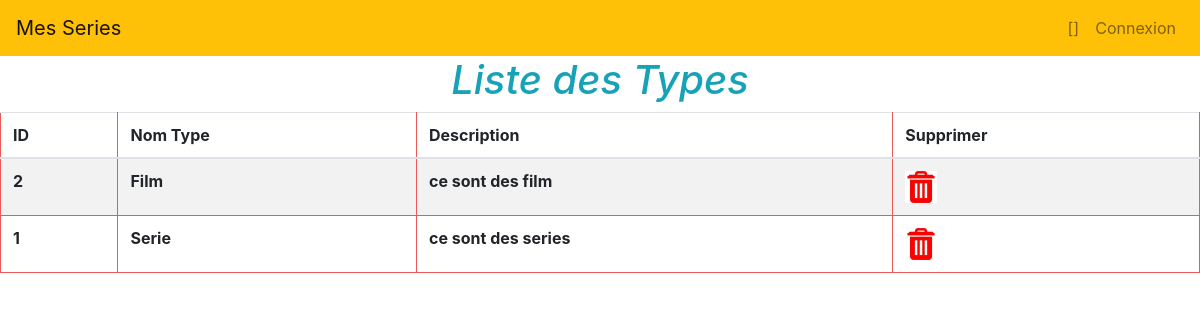
The app's page /MesSeries/types/ with its own data.
### MesSeries/models.py (models this page shows, shortened)
class Type(models.Model):
    nomType= models.TextField()
    description=models.TextField()

### MesSeries/views.py (the view)
# urls.py: path('types/', views.list_type, name='types'),
def list_type(request):
    type=Type.objects.all().values()
    template = loader.get_template('types.html')
    context = {
 'type':type,
 }
    return HttpResponse(template.render(context, request))

### MesSeries/Templates/types.html
<html>
{% load static %}
<head>
   <link rel="stylesheet" href="{% static 'css/style.css' %}">
   <link rel="stylesheet" href="{% static 'css/bootstrap.min.css' %}">
</head>
<body>
  {% include "navBar.html" %}
<h1 class="text-info text-center"><em>Liste des Types</em></h1>
            <table class="table table-striped">
               <thead>
                  <tr>
                     <th>ID</th>
                     <th>Nom Type</th>
                     <th>Description</th>
                     <th>Supprimer</th>
                  </tr>
               </thead>
               <tbody>
                {% for t in type reversed %}
                <tr>
                   <th>{{ t.id }}</th>
                   <th>{{ t.nomType }}</th>
                   <th>{{ t.description }}</th>
                   <th><a href="del_type/{{t.id}}"><img height="32" width="32" src="{% static 'img/delete.jfif' %}"></a></th>
                  </tr>
                  {% endfor %}
               </tbody>
            </table>
            </body>

### MesSeries/static/css/style.css (style rules this page uses)
table, th, td { border: 1px solid rgb(237, 89, 89); border-collapse: collapse; padding: 15px; }

### records on screen
Type: id "2", nomType "Film", description "ce sont des film"
Type: id "1", nomType "Serie", description "ce sont des series"
